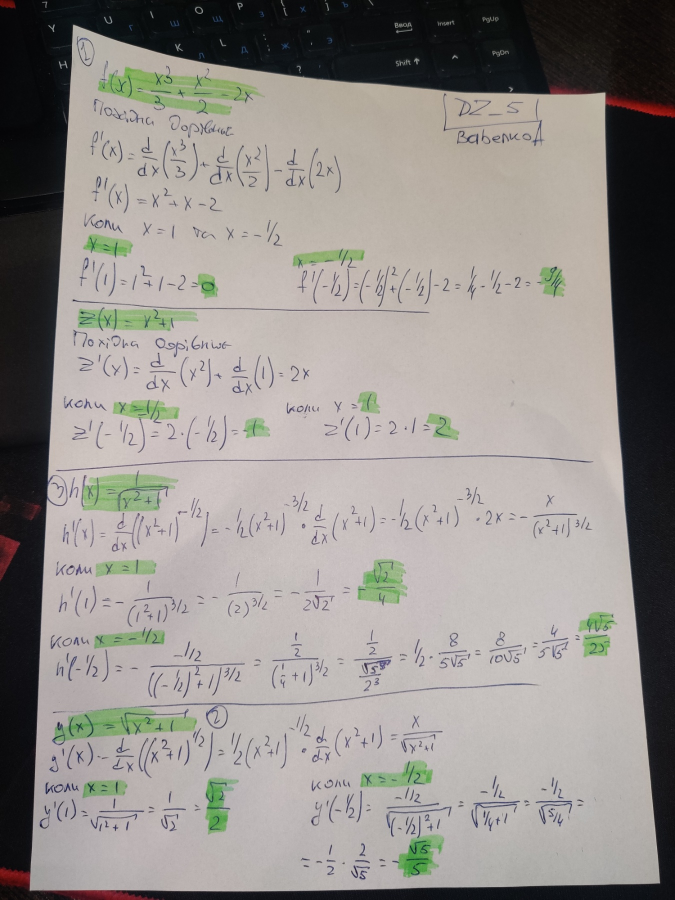
#> input picture DZ_5/DZ5_1.jpg, 1350 x 1800 px, found by its file name (shown at 1/2 size)
$ python 'дз5_бабенко_антон_іванович.py'
#> lines starting #> are read from the running program, lines starting #| are printed output that depends on the picture

# Завдання 1

import sympy as sp

# Задаємо змінну x
x = sp.symbols('x')

# Визначаємо функції
f = x**3 / 3 + x**2 / 2 - 2 * x
y = sp.sqrt(x**2 + 1)
h = 1 / sp.sqrt(x**2 + 1)

# Знаходимо похідні
f_prime = sp.diff(f, x)
y_prime = sp.diff(y, x)
h_prime = sp.diff(h, x)

# Обчислюємо значення похідних у точках x = 1 і x = -1/2
f_prime_at_1 = f_prime.subs(x, 1)
f_prime_at_neg_half = f_prime.subs(x, -1/2)

y_prime_at_1 = y_prime.subs(x, 1)
y_prime_at_neg_half = y_prime.subs(x, -1/2)

h_prime_at_1 = h_prime.subs(x, 1)
h_prime_at_neg_half = h_prime.subs(x, -1/2)

(f_prime, f_prime_at_1, f_prime_at_neg_half,
 y_prime, y_prime_at_1, y_prime_at_neg_half,
 h_prime, h_prime_at_1, h_prime_at_neg_half)


# Друкуємо результати
print("Завдання 1:\n")

print("f'(x) =", f_prime)
print("f'(1) =", f_prime_at_1)
print("f'(-1/2) =", f_prime_at_neg_half)

print("\ny'(x) =", y_prime)
print("y'(1) =", y_prime_at_1)
print("y'(-1/2) =", y_prime_at_neg_half)

print("\nh'(x) =", h_prime)
print("h'(1) =", h_prime_at_1)
print("h'(-1/2) =", h_prime_at_neg_half)

import matplotlib.pyplot as plt
import matplotlib.image as mpimg

# Шлях до вашого зображення
image_path = '/content/DZ5_1.jpg'

img = mpimg.imread(image_path)
#> img is the input picture: shape (1800, 1350, 3); mean R, G, B 147.4, 143.1, 139.1
imgplot = plt.imshow(img)
plt.axis('off')  # Прибрати осі
plt.show()

# Завдання 2

import numpy as np
import matplotlib.pyplot as plt


# Визначаємо змінну x
x = sp.symbols('x')

# Задаємо функцію y
y = -3 * x**2 + 30 * x

# Знаходимо похідну
y_prime = sp.diff(y, x)

# Обчислюємо значення похідної у точці x = 5
max_x = 5
max_y = y.subs(x, max_x)

# Функція для обчислення значень y і y_prime
y_func = sp.lambdify(x, y, 'numpy')
y_prime_func = sp.lambdify(x, y_prime, 'numpy')

# Генеруємо значення для графіка
x_vals = np.linspace(0, 10, 400)
y_vals = y_func(x_vals)
y_prime_vals = y_prime_func(x_vals)

# Побудова графіків
plt.figure(figsize=(10, 6))
plt.plot(x_vals, y_vals, label='y = -3x^2 + 30x')
plt.plot(x_vals, y_prime_vals, label="y' = -6x + 30", linestyle='--')
plt.scatter(max_x, max_y, color='red', zorder=5)
plt.text(max_x, max_y, f'Maximum: ({max_x}, {max_y})', fontsize=12, verticalalignment='bottom', horizontalalignment='right')

# Додаємо заголовки та легенду
plt.title('Функція та її похідна')
plt.xlabel('x')
plt.ylabel('y')
plt.legend()
plt.grid(True)
plt.show()
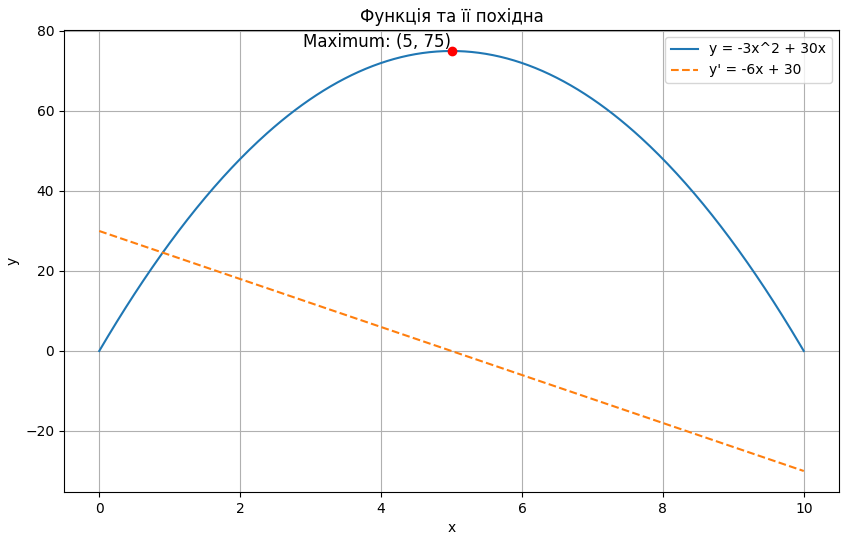
#> figure drawn by matplotlib, 1 panel; curve peaks at x = 4.99, y = 75; curve peaks at x = 0, y = 30

import matplotlib.pyplot as plt
import matplotlib.image as mpimg

# Шлях до вашого зображення
image_path = '/content/DZ5_2.jpg'

img = mpimg.imread(image_path)
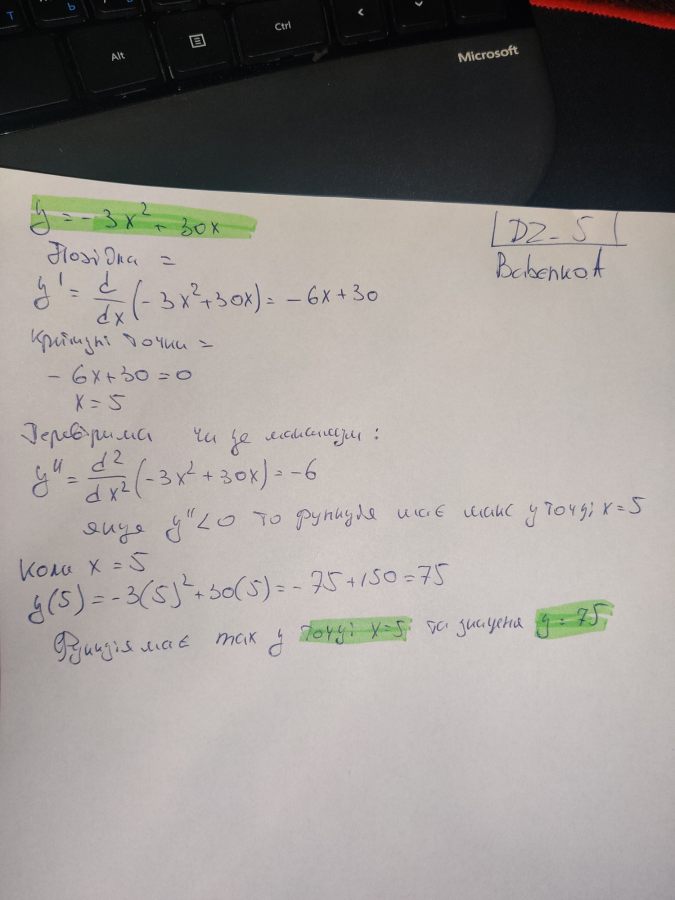
#> input picture DZ_5/DZ5_2.jpg, 1350 x 1800 px, found by its file name (shown at 1/2 size)
#> img is the input picture: shape (1800, 1350, 3); mean R, G, B 152.6, 148.1, 144.7
imgplot = plt.imshow(img)
plt.axis('off')  # Прибрати осі
plt.show()
